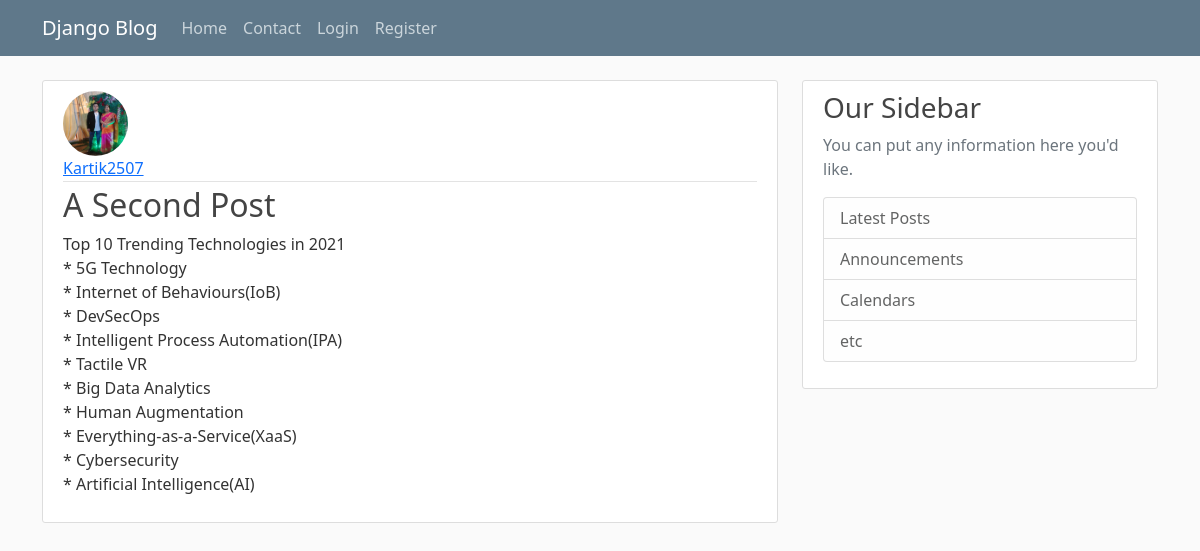
The page /post/19/ on the database its author committed.
### blog/models.py (models this page shows, shortened)
class Post(models.Model):
    title = models.CharField(max_length=100)
    desc = models.TextField()
    date_of_posted = models.DateTimeField(default=timezone.now)
    author = models.ForeignKey(User,on_delete=models.CASCADE)

### users/models.py (models this page shows, shortened)
class Profile(models.Model):
	user = models.OneToOneField(User, on_delete=models.CASCADE)
	image = models.ImageField(default='default.jpg', upload_to='profile_pics')

### blog/views.py (the view)
# urls.py: path('post/<int:pk>/', PostDetailView.as_view(), name='post-detail'),
class PostDetailView(DetailView):
    model = Post

### blog/templates/blog/post_detail.html (shortened to what this page needs)
{% extends "blog/base.html" %}
{% block content %}
  <article class="media content-section">
    <img class="rounded-circle article-img" src="{{ object.author.profile.image.url }}">
    <div class="media-body">
      <div class="article-metadata">
        <a class="mr-2" href="{% url 'user-posts' object.author.username %}">{{ object.author }}</a>
      </div>
      <h2 class="article-title">{{ object.title }}</h2>
      <p class="article-content">{{ object.desc }}</p>
    </div>
  </article>
{% endblock content %}

### blog/static/blog/main.css (style rules this page uses)
body { background: #fafafa; color: #333333; margin-top: 5rem; }
h1, h2, h3, h4, h5, h6 { color: #444444; }
.content-section { background: #ffffff; padding: 10px 20px; border: 1px solid #dddddd; border-radius: 3px; margin-bottom: 20px; }
.article-title { color: #444444; }
.article-content { white-space: pre-line; }
.article-img { height: 65px; width: 65px; margin-right: 16px; }
.article-metadata { padding-bottom: 1px; margin-bottom: 4px; border-bottom: 1px solid #e3e3e3 }

### rows shown on the page
Post: author.profile.image (picture), author "Kartik2507", title "A Second Post", desc "Top 10 Trending Technologies in 2021 * 5G Technology * Internet of Behaviours(IoB) * DevSecOps * Intelligent Process Automation(IPA) * Tactile VR * Big Data Analytics * Human Augmentation * Everything-as-a-Service(XaaS) * Cybersecurity * Artificial Intelligence(AI)"
